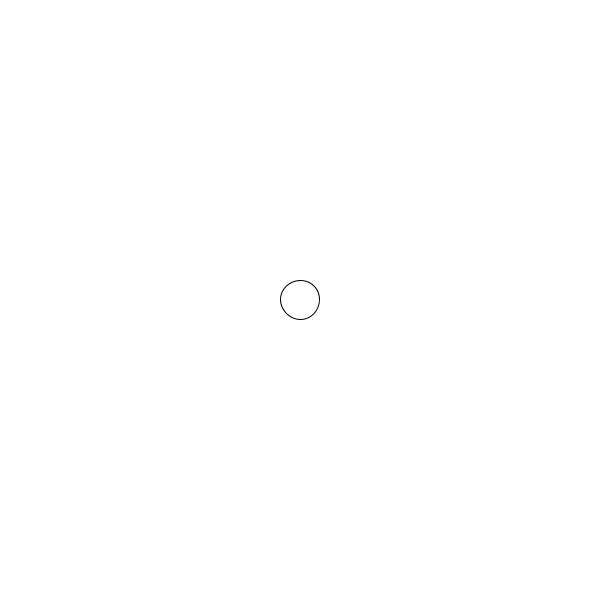
Frame 1 (no input)
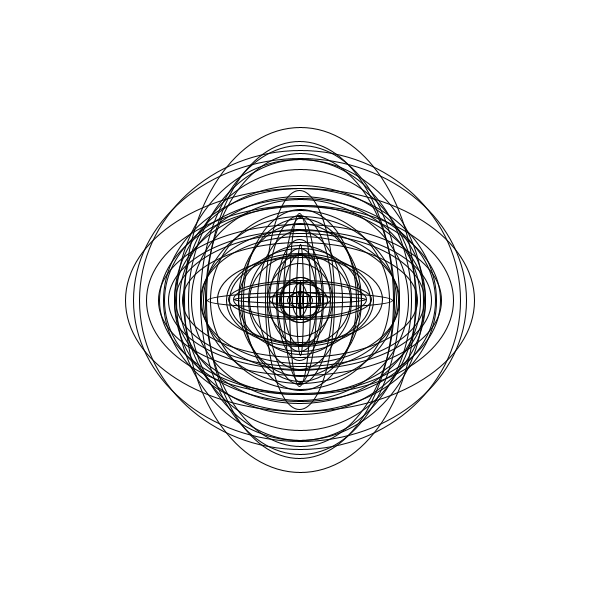
Frame 60 (the mouse pressed at the canvas centre just before this capture)
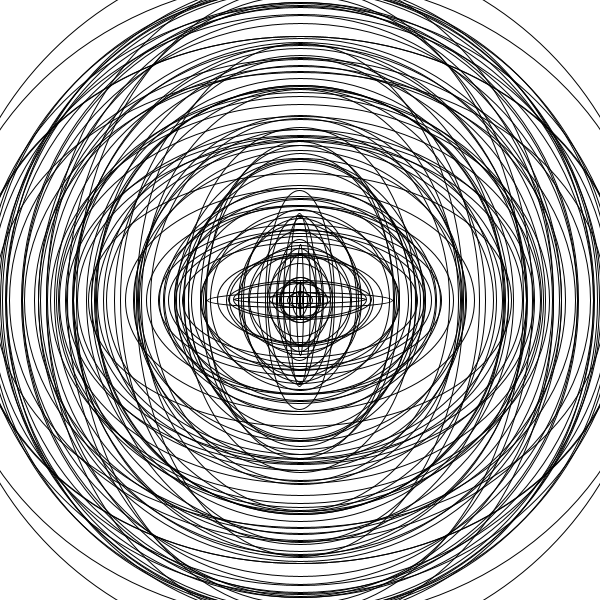
Frame 120 (the mouse held since frame 60 and released just before this capture)

The Processing sketch that drew these frames (run headless with seeded random() and noise(); from frame 60 on, the mouse is pressed at the canvas centre):

// Processing sketch: processing_22935
// ── processing_22935.pde

////////////////////////////////////////////////
//            Awsome_ellipses                 //
//            By Lars Hopman                  //
//                                            //
//    Generates a immage with multiple        //
//  ellipses that have different diameters    //
////////////////////////////////////////////////

float space=10; //sets first ellipse's diameter.

void setup()
// sets the background size, shade and line size.
{
  background(255);
  size (600,600);
  strokeWeight(1);
}

void draw()
{
  fill(255,0);// to make ellipses transparent
  ellipse (300,300, space + random(-100,100),space + random(-100,100));// creates ellipse in the center and gets random diameters.
  
  space= space+random(0,10);// makes each consecutive ellipse generally larger than the last.
}
